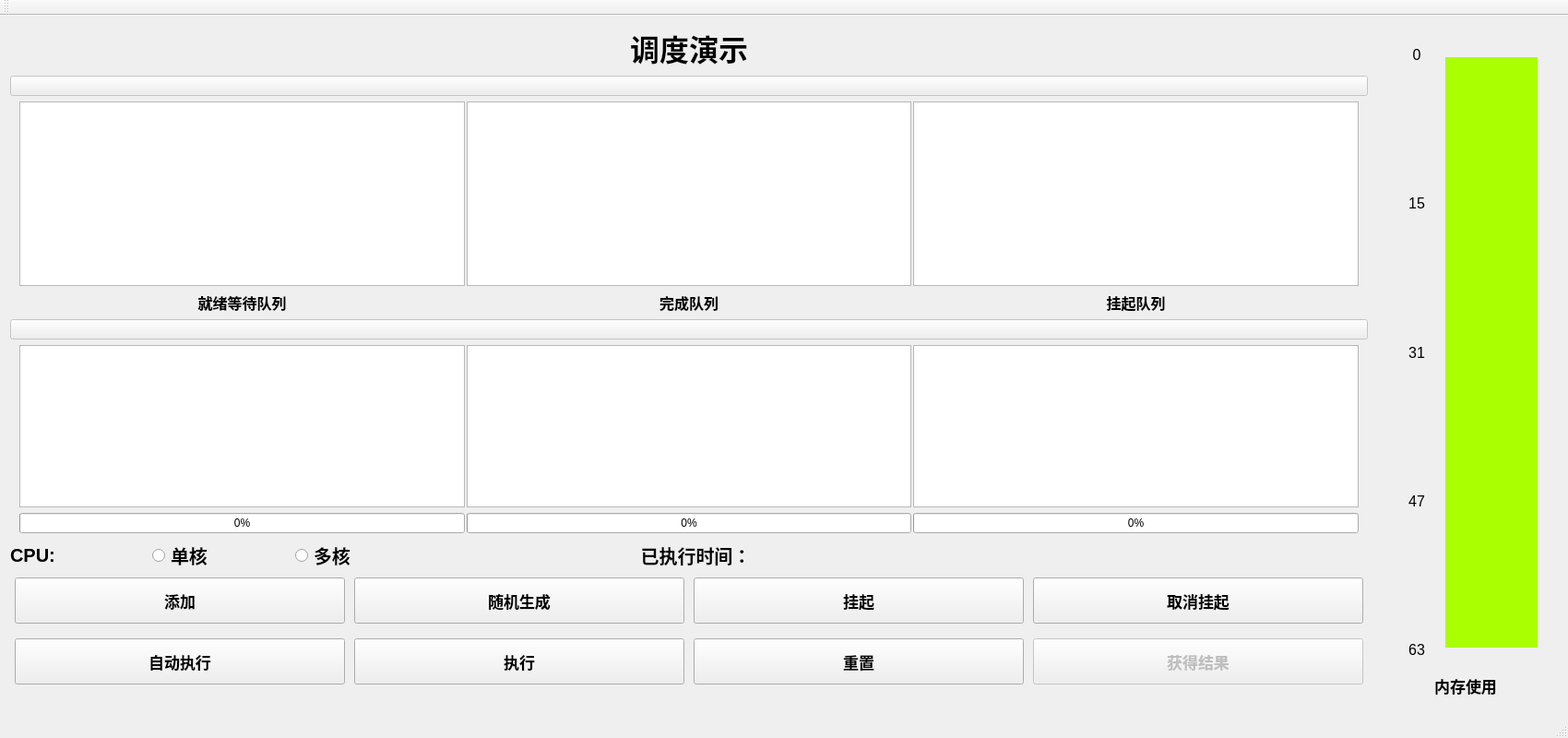
<?xml version="1.0" encoding="UTF-8"?>
<ui version="4.0">
 <class>MainWindow</class>
 <widget class="QMainWindow" name="MainWindow">
  <property name="geometry">
   <rect>
    <x>0</x>
    <y>0</y>
    <width>1700</width>
    <height>800</height>
   </rect>
  </property>
  <property name="windowTitle">
   <string>MainWindow</string>
  </property>
  <widget class="QWidget" name="centralWidget">
   <layout class="QHBoxLayout" name="horizontalLayout">
    <item>
     <layout class="QVBoxLayout" name="verticalLayout">
      <item>
       <widget class="QLabel" name="label_5">
        <property name="font">
         <font>
          <pointsize>24</pointsize>
          <weight>75</weight>
          <bold>true</bold>
         </font>
        </property>
        <property name="text">
         <string>调度演示</string>
        </property>
        <property name="alignment">
         <set>Qt::AlignCenter</set>
        </property>
       </widget>
      </item>
      <item>
       <widget class="QPushButton" name="pushButton_8">
        <property name="enabled">
         <bool>false</bool>
        </property>
        <property name="text">
         <string/>
        </property>
       </widget>
      </item>
      <item>
       <layout class="QHBoxLayout" name="horizontalLayout_2">
        <property name="spacing">
         <number>2</number>
        </property>
        <property name="leftMargin">
         <number>10</number>
        </property>
        <property name="rightMargin">
         <number>10</number>
        </property>
        <property name="bottomMargin">
         <number>0</number>
        </property>
        <item>
         <layout class="QVBoxLayout" name="verticalLayout_3">
          <item>
           <widget class="QTableView" name="tableViewArrival">
            <property name="minimumSize">
             <size>
              <width>0</width>
              <height>200</height>
             </size>
            </property>
            <property name="verticalScrollBarPolicy">
             <enum>Qt::ScrollBarAsNeeded</enum>
            </property>
            <property name="horizontalScrollBarPolicy">
             <enum>Qt::ScrollBarAsNeeded</enum>
            </property>
            <property name="sortingEnabled">
             <bool>false</bool>
            </property>
           </widget>
          </item>
          <item>
           <widget class="QLabel" name="label">
            <property name="sizePolicy">
             <sizepolicy hsizetype="Preferred" vsizetype="Preferred">
              <horstretch>0</horstretch>
              <verstretch>0</verstretch>
             </sizepolicy>
            </property>
            <property name="sizeIncrement">
             <size>
              <width>0</width>
              <height>0</height>
             </size>
            </property>
            <property name="baseSize">
             <size>
              <width>0</width>
              <height>0</height>
             </size>
            </property>
            <property name="font">
             <font>
              <pointsize>12</pointsize>
              <weight>75</weight>
              <italic>false</italic>
              <bold>true</bold>
             </font>
            </property>
            <property name="layoutDirection">
             <enum>Qt::LeftToRight</enum>
            </property>
            <property name="text">
             <string>就绪等待队列</string>
            </property>
            <property name="alignment">
             <set>Qt::AlignCenter</set>
            </property>
            <property name="margin">
             <number>0</number>
            </property>
           </widget>
          </item>
         </layout>
        </item>
        <item>
         <layout class="QVBoxLayout" name="verticalLayout_5">
          <item>
           <widget class="QTableView" name="tableViewFinish">
            <property name="minimumSize">
             <size>
              <width>0</width>
              <height>200</height>
             </size>
            </property>
            <property name="lineWidth">
             <number>1</number>
            </property>
            <property name="sizeAdjustPolicy">
             <enum>QAbstractScrollArea::AdjustIgnored</enum>
            </property>
           </widget>
          </item>
          <item>
           <widget class="QLabel" name="label_3">
            <property name="font">
             <font>
              <pointsize>12</pointsize>
              <weight>75</weight>
              <italic>false</italic>
              <bold>true</bold>
             </font>
            </property>
            <property name="text">
             <string>完成队列</string>
            </property>
            <property name="alignment">
             <set>Qt::AlignCenter</set>
            </property>
            <property name="margin">
             <number>0</number>
            </property>
           </widget>
          </item>
         </layout>
        </item>
        <item>
         <layout class="QVBoxLayout" name="verticalLayout_4">
          <item>
           <widget class="QTableView" name="tableViewSuspended">
            <property name="minimumSize">
             <size>
              <width>0</width>
              <height>200</height>
             </size>
            </property>
           </widget>
          </item>
          <item>
           <widget class="QLabel" name="label_2">
            <property name="font">
             <font>
              <pointsize>12</pointsize>
              <weight>75</weight>
              <italic>false</italic>
              <bold>true</bold>
             </font>
            </property>
            <property name="text">
             <string>挂起队列</string>
            </property>
            <property name="alignment">
             <set>Qt::AlignCenter</set>
            </property>
            <property name="margin">
             <number>0</number>
            </property>
           </widget>
          </item>
         </layout>
        </item>
       </layout>
      </item>
      <item>
       <widget class="QPushButton" name="pushButton_2">
        <property name="enabled">
         <bool>false</bool>
        </property>
        <property name="text">
         <string/>
        </property>
       </widget>
      </item>
      <item>
       <layout class="QVBoxLayout" name="verticalLayout_6">
        <item>
         <layout class="QHBoxLayout" name="horizontalLayout_4">
          <property name="spacing">
           <number>2</number>
          </property>
          <property name="sizeConstraint">
           <enum>QLayout::SetDefaultConstraint</enum>
          </property>
          <property name="leftMargin">
           <number>10</number>
          </property>
          <property name="topMargin">
           <number>0</number>
          </property>
          <property name="rightMargin">
           <number>10</number>
          </property>
          <item>
           <layout class="QVBoxLayout" name="verticalLayout_7">
            <item>
             <widget class="QTableView" name="tableViewRunningOne">
              <property name="sizePolicy">
               <sizepolicy hsizetype="Expanding" vsizetype="Expanding">
                <horstretch>0</horstretch>
                <verstretch>0</verstretch>
               </sizepolicy>
              </property>
              <property name="maximumSize">
               <size>
                <width>16777215</width>
                <height>16777215</height>
               </size>
              </property>
              <property name="layoutDirection">
               <enum>Qt::LeftToRight</enum>
              </property>
              <property name="autoFillBackground">
               <bool>false</bool>
              </property>
              <property name="editTriggers">
               <set>QAbstractItemView::NoEditTriggers</set>
              </property>
              <property name="alternatingRowColors">
               <bool>true</bool>
              </property>
              <property name="textElideMode">
               <enum>Qt::ElideLeft</enum>
              </property>
             </widget>
            </item>
            <item>
             <widget class="QProgressBar" name="progressBar">
              <property name="value">
               <number>0</number>
              </property>
              <property name="alignment">
               <set>Qt::AlignCenter</set>
              </property>
              <property name="textDirection">
               <enum>QProgressBar::TopToBottom</enum>
              </property>
             </widget>
            </item>
           </layout>
          </item>
          <item>
           <layout class="QVBoxLayout" name="verticalLayout_8">
            <item>
             <widget class="QTableView" name="tableViewRunningTwo">
              <property name="sizePolicy">
               <sizepolicy hsizetype="Expanding" vsizetype="Expanding">
                <horstretch>0</horstretch>
                <verstretch>0</verstretch>
               </sizepolicy>
              </property>
              <property name="maximumSize">
               <size>
                <width>16777215</width>
                <height>16777215</height>
               </size>
              </property>
              <property name="editTriggers">
               <set>QAbstractItemView::NoEditTriggers</set>
              </property>
              <property name="alternatingRowColors">
               <bool>true</bool>
              </property>
             </widget>
            </item>
            <item>
             <widget class="QProgressBar" name="progressBar_2">
              <property name="value">
               <number>0</number>
              </property>
              <property name="alignment">
               <set>Qt::AlignCenter</set>
              </property>
              <property name="textDirection">
               <enum>QProgressBar::TopToBottom</enum>
              </property>
             </widget>
            </item>
           </layout>
          </item>
          <item>
           <layout class="QVBoxLayout" name="verticalLayout_9">
            <item>
             <widget class="QTableView" name="tableViewRunningThree">
              <property name="sizePolicy">
               <sizepolicy hsizetype="Expanding" vsizetype="Expanding">
                <horstretch>0</horstretch>
                <verstretch>0</verstretch>
               </sizepolicy>
              </property>
              <property name="editTriggers">
               <set>QAbstractItemView::NoEditTriggers</set>
              </property>
              <property name="alternatingRowColors">
               <bool>true</bool>
              </property>
             </widget>
            </item>
            <item>
             <widget class="QProgressBar" name="progressBar_3">
              <property name="value">
               <number>0</number>
              </property>
              <property name="alignment">
               <set>Qt::AlignCenter</set>
              </property>
              <property name="textDirection">
               <enum>QProgressBar::TopToBottom</enum>
              </property>
             </widget>
            </item>
           </layout>
          </item>
         </layout>
        </item>
       </layout>
      </item>
      <item>
       <layout class="QHBoxLayout" name="horizontalLayout_6">
        <property name="leftMargin">
         <number>0</number>
        </property>
        <property name="rightMargin">
         <number>500</number>
        </property>
        <item>
         <widget class="QLabel" name="label_10">
          <property name="font">
           <font>
            <pointsize>15</pointsize>
            <weight>75</weight>
            <bold>true</bold>
           </font>
          </property>
          <property name="text">
           <string>CPU:</string>
          </property>
          <property name="alignment">
           <set>Qt::AlignLeading|Qt::AlignLeft|Qt::AlignVCenter</set>
          </property>
          <property name="margin">
           <number>30</number>
          </property>
         </widget>
        </item>
        <item>
         <widget class="QRadioButton" name="radioButton_2">
          <property name="font">
           <font>
            <pointsize>15</pointsize>
            <weight>75</weight>
            <bold>true</bold>
           </font>
          </property>
          <property name="text">
           <string>单核</string>
          </property>
         </widget>
        </item>
        <item>
         <widget class="QRadioButton" name="radioButton">
          <property name="font">
           <font>
            <pointsize>15</pointsize>
            <weight>75</weight>
            <bold>true</bold>
           </font>
          </property>
          <property name="text">
           <string>多核</string>
          </property>
         </widget>
        </item>
        <item>
         <widget class="QLabel" name="label_4">
          <property name="minimumSize">
           <size>
            <width>200</width>
            <height>0</height>
           </size>
          </property>
          <property name="text">
           <string/>
          </property>
         </widget>
        </item>
        <item>
         <widget class="QLabel" name="label_9">
          <property name="font">
           <font>
            <pointsize>15</pointsize>
            <weight>75</weight>
            <bold>true</bold>
           </font>
          </property>
          <property name="text">
           <string>已执行时间：</string>
          </property>
          <property name="alignment">
           <set>Qt::AlignCenter</set>
          </property>
         </widget>
        </item>
        <item>
         <widget class="QLabel" name="labelCurrentTime">
          <property name="minimumSize">
           <size>
            <width>0</width>
            <height>0</height>
           </size>
          </property>
          <property name="font">
           <font>
            <pointsize>20</pointsize>
            <weight>75</weight>
            <italic>false</italic>
            <bold>true</bold>
           </font>
          </property>
          <property name="text">
           <string/>
          </property>
          <property name="alignment">
           <set>Qt::AlignCenter</set>
          </property>
         </widget>
        </item>
       </layout>
      </item>
      <item>
       <layout class="QHBoxLayout" name="horizontalLayout_5">
        <property name="spacing">
         <number>10</number>
        </property>
        <property name="leftMargin">
         <number>5</number>
        </property>
        <property name="topMargin">
         <number>0</number>
        </property>
        <property name="rightMargin">
         <number>5</number>
        </property>
        <property name="bottomMargin">
         <number>10</number>
        </property>
        <item>
         <widget class="QPushButton" name="addPushButton">
          <property name="minimumSize">
           <size>
            <width>0</width>
            <height>50</height>
           </size>
          </property>
          <property name="font">
           <font>
            <pointsize>13</pointsize>
            <weight>75</weight>
            <bold>true</bold>
           </font>
          </property>
          <property name="text">
           <string>添加</string>
          </property>
         </widget>
        </item>
        <item>
         <widget class="QPushButton" name="pushButton_6">
          <property name="minimumSize">
           <size>
            <width>0</width>
            <height>50</height>
           </size>
          </property>
          <property name="font">
           <font>
            <pointsize>13</pointsize>
            <weight>75</weight>
            <bold>true</bold>
           </font>
          </property>
          <property name="text">
           <string>随机生成</string>
          </property>
         </widget>
        </item>
        <item>
         <widget class="QPushButton" name="pushButton_5">
          <property name="minimumSize">
           <size>
            <width>0</width>
            <height>50</height>
           </size>
          </property>
          <property name="font">
           <font>
            <pointsize>13</pointsize>
            <weight>75</weight>
            <bold>true</bold>
           </font>
          </property>
          <property name="text">
           <string>挂起</string>
          </property>
         </widget>
        </item>
        <item>
         <widget class="QPushButton" name="pushButton_9">
          <property name="minimumSize">
           <size>
            <width>0</width>
            <height>50</height>
           </size>
          </property>
          <property name="font">
           <font>
            <pointsize>13</pointsize>
            <weight>75</weight>
            <bold>true</bold>
           </font>
          </property>
          <property name="text">
           <string>取消挂起</string>
          </property>
         </widget>
        </item>
       </layout>
      </item>
      <item>
       <layout class="QHBoxLayout" name="horizontalLayout_3">
        <property name="spacing">
         <number>10</number>
        </property>
        <property name="leftMargin">
         <number>5</number>
        </property>
        <property name="topMargin">
         <number>0</number>
        </property>
        <property name="rightMargin">
         <number>5</number>
        </property>
        <property name="bottomMargin">
         <number>25</number>
        </property>
        <item>
         <widget class="QPushButton" name="pushButton_3">
          <property name="minimumSize">
           <size>
            <width>0</width>
            <height>50</height>
           </size>
          </property>
          <property name="font">
           <font>
            <pointsize>13</pointsize>
            <weight>75</weight>
            <bold>true</bold>
           </font>
          </property>
          <property name="text">
           <string>自动执行</string>
          </property>
         </widget>
        </item>
        <item>
         <widget class="QPushButton" name="runOneSecond">
          <property name="minimumSize">
           <size>
            <width>0</width>
            <height>50</height>
           </size>
          </property>
          <property name="font">
           <font>
            <pointsize>13</pointsize>
            <weight>75</weight>
            <bold>true</bold>
           </font>
          </property>
          <property name="text">
           <string>执行</string>
          </property>
         </widget>
        </item>
        <item>
         <widget class="QPushButton" name="pushButton">
          <property name="minimumSize">
           <size>
            <width>0</width>
            <height>50</height>
           </size>
          </property>
          <property name="font">
           <font>
            <pointsize>13</pointsize>
            <weight>75</weight>
            <bold>true</bold>
           </font>
          </property>
          <property name="text">
           <string>重置</string>
          </property>
         </widget>
        </item>
        <item>
         <widget class="QPushButton" name="pushButton_10">
          <property name="enabled">
           <bool>false</bool>
          </property>
          <property name="minimumSize">
           <size>
            <width>0</width>
            <height>50</height>
           </size>
          </property>
          <property name="font">
           <font>
            <pointsize>13</pointsize>
            <weight>75</weight>
            <bold>true</bold>
           </font>
          </property>
          <property name="text">
           <string>获得结果</string>
          </property>
         </widget>
        </item>
       </layout>
      </item>
     </layout>
    </item>
    <item>
     <widget class="QWidget" name="widget" native="true">
      <property name="minimumSize">
       <size>
        <width>200</width>
        <height>0</height>
       </size>
      </property>
      <layout class="QVBoxLayout" name="verticalLayout_11">
       <item>
        <layout class="QVBoxLayout" name="verticalLayout_10">
         <item>
          <widget class="QWidget" name="widget_2" native="true">
           <layout class="QVBoxLayout" name="verticalLayout_13">
            <item>
             <layout class="QHBoxLayout" name="horizontalLayout_7">
              <item>
               <layout class="QVBoxLayout" name="verticalLayout_12">
                <item>
                 <widget class="QLabel" name="label_7">
                  <property name="font">
                   <font>
                    <pointsize>12</pointsize>
                   </font>
                  </property>
                  <property name="text">
                   <string>0</string>
                  </property>
                  <property name="alignment">
                   <set>Qt::AlignCenter</set>
                  </property>
                 </widget>
                </item>
                <item>
                 <spacer name="verticalSpacer_5">
                  <property name="orientation">
                   <enum>Qt::Vertical</enum>
                  </property>
                  <property name="sizeHint" stdset="0">
                   <size>
                    <width>20</width>
                    <height>40</height>
                   </size>
                  </property>
                 </spacer>
                </item>
                <item>
                 <widget class="QLabel" name="label_8">
                  <property name="font">
                   <font>
                    <pointsize>12</pointsize>
                   </font>
                  </property>
                  <property name="text">
                   <string>15</string>
                  </property>
                  <property name="alignment">
                   <set>Qt::AlignCenter</set>
                  </property>
                 </widget>
                </item>
                <item>
                 <spacer name="verticalSpacer_6">
                  <property name="orientation">
                   <enum>Qt::Vertical</enum>
                  </property>
                  <property name="sizeHint" stdset="0">
                   <size>
                    <width>20</width>
                    <height>40</height>
                   </size>
                  </property>
                 </spacer>
                </item>
                <item>
                 <widget class="QLabel" name="label_12">
                  <property name="font">
                   <font>
                    <pointsize>12</pointsize>
                   </font>
                  </property>
                  <property name="text">
                   <string>31</string>
                  </property>
                  <property name="alignment">
                   <set>Qt::AlignCenter</set>
                  </property>
                 </widget>
                </item>
                <item>
                 <spacer name="verticalSpacer_7">
                  <property name="orientation">
                   <enum>Qt::Vertical</enum>
                  </property>
                  <property name="sizeHint" stdset="0">
                   <size>
                    <width>20</width>
                    <height>40</height>
                   </size>
                  </property>
                 </spacer>
                </item>
                <item>
                 <widget class="QLabel" name="label_13">
                  <property name="font">
                   <font>
                    <pointsize>12</pointsize>
                   </font>
                  </property>
                  <property name="text">
                   <string>47</string>
                  </property>
                  <property name="alignment">
                   <set>Qt::AlignCenter</set>
                  </property>
                 </widget>
                </item>
                <item>
                 <spacer name="verticalSpacer_8">
                  <property name="orientation">
                   <enum>Qt::Vertical</enum>
                  </property>
                  <property name="sizeHint" stdset="0">
                   <size>
                    <width>20</width>
                    <height>40</height>
                   </size>
                  </property>
                 </spacer>
                </item>
                <item>
                 <widget class="QLabel" name="label_11">
                  <property name="font">
                   <font>
                    <pointsize>12</pointsize>
                   </font>
                  </property>
                  <property name="text">
                   <string>63</string>
                  </property>
                  <property name="alignment">
                   <set>Qt::AlignCenter</set>
                  </property>
                 </widget>
                </item>
               </layout>
              </item>
              <item>
               <widget class="QWidget" name="RAM" native="true">
                <property name="enabled">
                 <bool>false</bool>
                </property>
                <property name="minimumSize">
                 <size>
                  <width>100</width>
                  <height>640</height>
                 </size>
                </property>
                <property name="maximumSize">
                 <size>
                  <width>100</width>
                  <height>640</height>
                 </size>
                </property>
                <property name="layoutDirection">
                 <enum>Qt::LeftToRight</enum>
                </property>
                <property name="autoFillBackground">
                 <bool>false</bool>
                </property>
                <property name="styleSheet">
                 <string notr="true">background-color:rgb(170, 255, 0)</string>
                </property>
                <layout class="QVBoxLayout" name="verticalLayout_15"/>
               </widget>
              </item>
             </layout>
            </item>
           </layout>
          </widget>
         </item>
         <item>
          <widget class="QLabel" name="label_6">
           <property name="maximumSize">
            <size>
             <width>16777215</width>
             <height>40</height>
            </size>
           </property>
           <property name="font">
            <font>
             <pointsize>13</pointsize>
             <weight>75</weight>
             <bold>true</bold>
            </font>
           </property>
           <property name="layoutDirection">
            <enum>Qt::LeftToRight</enum>
           </property>
           <property name="text">
            <string>内存使用</string>
           </property>
           <property name="alignment">
            <set>Qt::AlignCenter</set>
           </property>
          </widget>
         </item>
        </layout>
       </item>
      </layout>
     </widget>
    </item>
   </layout>
  </widget>
  <widget class="QToolBar" name="mainToolBar">
   <attribute name="toolBarArea">
    <enum>TopToolBarArea</enum>
   </attribute>
   <attribute name="toolBarBreak">
    <bool>false</bool>
   </attribute>
  </widget>
  <widget class="QStatusBar" name="statusBar"/>
 </widget>
 <layoutdefault spacing="6" margin="11"/>
 <resources/>
 <connections/>
</ui>
